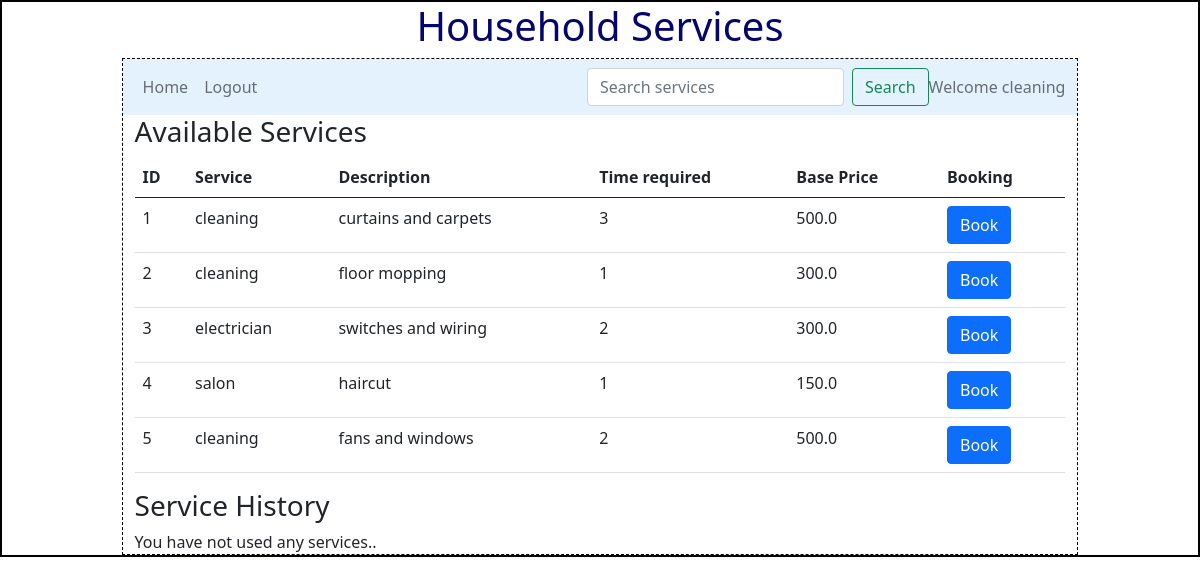
The app's page /customer/cleaning/1, older data.
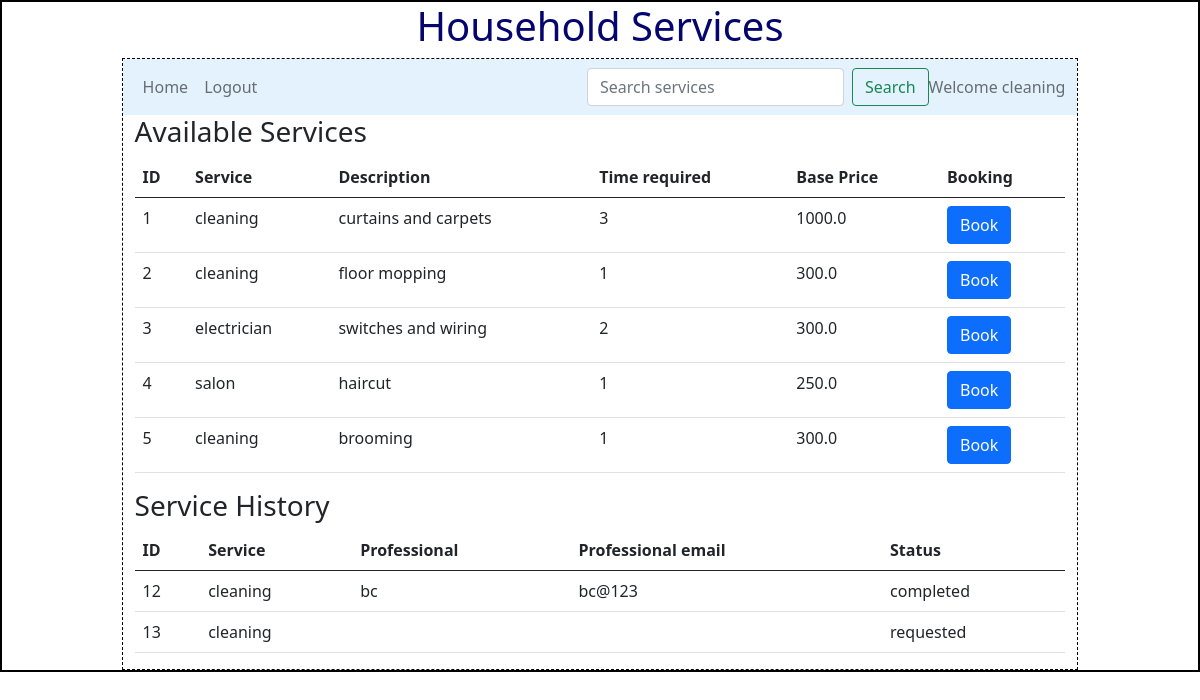
The same page, newer data.
### backend/models.py (models this page shows)
class Services(db.Model):
    __tablename__="services"
    service_id=db.Column(db.Integer,primary_key=True)
    name=db.Column(db.String,nullable=False)
    price=db.Column(db.Float,nullable=False)
    description=db.Column(db.String,unique=True,nullable=False)
    time_required=db.Column(db.Integer,nullable=False)
    service_professionals=db.relationship("Professional",cascade="all,delete",backref="services",lazy=True)
    service_service_requests=db.relationship("Service_requests",cascade="all,delete",backref="services",lazy=True)

class Service_requests(db.Model):
    __tablename__="service_requests"
    request_id=db.Column(db.Integer,primary_key=True)
    service_id=db.Column(db.Integer,db.ForeignKey("services.service_id"),nullable=False)
    customer_id=db.Column(db.Integer,db.ForeignKey("customer.customer_id"),nullable=False)
    professional_id=db.Column(db.Integer,db.ForeignKey("professional.professional_id"))
    date_requested=db.Column(db.DateTime,nullable=False)
    date_completed=db.Column(db.DateTime)
    status=db.Column(db.String,default="requested",nullable=False)
    rating=db.Column(db.Integer)
    remarks=db.Column(db.String)
    request_professional=db.relationship("Professional", backref="service_requests", lazy=True)
    request_customer=db.relationship("Customer",backref="service_requests",lazy=True)
    request_service=db.relationship("Services",backref="service_requests",lazy=True)

class Professional(db.Model):
    __tablename__="professional"
    professional_id=db.Column(db.Integer,primary_key=True)
    email=db.Column(db.String,db.ForeignKey("user.user_id"),nullable=False)
    full_name=db.Column(db.String,nullable=False)
    pin_code=db.Column(db.Integer,nullable=False)
    experience=db.Column(db.Integer,nullable=False)
    service_id=db.Column(db.Integer,db.ForeignKey("services.service_id"),nullable=False)
    count=db.Column(db.Integer,default=0,nullable=False)
    rating=db.Column(db.Integer)
    professional_requests=db.relationship("Service_requests",cascade="all,delete",backref="professional",lazy=True)
    professional_services = db.relationship("Services", backref="professional", lazy=True)

### backend/controllers.py (the view)
@app.route("/customer/<name>/<id>", methods=["GET", "POST"])
def customer_dashboard(name,id):
    services=get_services()
    customer_requests=get_customer_requests(id)
    return render_template("customer_dashboard.html",customer_requests=customer_requests,services=services,name=name,id=id)

### backend/controllers.py (called while the page is built)
def get_services():
    services=Services.query.all()
    return services

def get_customer_requests(id):
    customer_requests=Service_requests.query.filter_by(customer_id=id).all()
    return customer_requests

### templates/customer_dashboard.html
{%extends "customer_home_layout.html"%}
{%block content%}
<div class="container">
    <div><h3>Available Services</h3></div>
    {%if services%}
    <table class="table">
        <thead>
          <tr>
            <th scope="col">ID</th>
            <th scope="col">Service</th>
            <th scope="col">Description</th>
            <th scope="col">Time required</th>
            <th scope="col">Base Price</th>
            <th scope="col">Booking</th>
          </tr>
        </thead>
        <tbody>
            {%for service in services%}
          <tr>
            <td>{{service.service_id}}</td>
            <td>{{service.name}}</td>
            <td>{{service.description}}</td>
            <td>{{service.time_required}}</td>
            <td>{{service.price}}</td>
            <td><a class="btn btn-primary" href="/customer/{{name}}/{{id}}/{{service.service_id}}/book" type="button">Book</a></td>
          </tr>
          {%endfor%}
        </tbody>
      </table>
      {%else%}
      <div>No services available..</div>
      {%endif%}
  </div>
  <div class="container">
    <div><h3>Service History</h3></div>
    {%if customer_requests%}
    <table class="table">
      <thead>
        <tr>
          <th scope="col">ID</th>
          <th scope="col">Service</th>
          <th scope="col">Professional</th>
          <th scope="col">Professional email</th>
          <th scope="col">Status</th>
        </tr>
      </thead>
      <tbody>
        {%for request in customer_requests%}
        <tr>
          <td>{{request.request_id}}</td>
          <td>{{request.request_service.name}}</td>
          <td>{{request.request_professional.full_name}}</td>
          <td>{{request.request_professional.email}}</td>
          {%if request.status=="accepted"%}
          <td><a class="btn btn-primary" href="/customer/{{name}}/{{id}}/{{request.request_id}}/close" type="button">Close it?</a></td>
          {%else%}
          <td>{{request.status}}</td>
          {%endif%}
        </tr>
        {%endfor%}
      </tbody>
    </table>
    {%else%}
    <div>You have not used any services..</div>
    {%endif%}
  </div>
  {%endblock%}

### templates/customer_home_layout.html (shortened to what this page needs)
<!DOCTYPE html>
<html>
    <head>
        <link rel="stylesheet" href="/static/styles/main.css">
        <link href="https://cdn.jsdelivr.net/npm/bootstrap@5.0.2/dist/css/bootstrap.min.css" rel="stylesheet">
    </head>
    <body>
        <div class="my_container">
            <div class="center"><h1>Household Services</h1></div>
            <div class="my_panel">
                <nav class="navbar navbar-expand-lg navbar-light" style="background-color: #e3f2fd;">
                    <div class="container-fluid">
                      <div class="collapse navbar-collapse" id="navbarText">
                        <ul class="navbar-nav me-auto mb-2 mb-lg-0">
                          <li class="nav-item">
                            <a class="nav-link" href="/customer/{{name}}/{{id}}">Home</a>
                          </li>
                          <li class="nav-item">
                            <a class="nav-link" href="/login">Logout</a>
                          </li>
                        </ul>
                        <form class="d-flex" method="POST" action="/customer/{{name}}/{{id}}/search">
                          <input class="form-control me-2" type="search" placeholder="Search services" aria-label="Search" name="search_txt" id="search_txt">
                          <button class="btn btn-outline-success" type="submit">Search</button>
                        </form>
                        <span class="navbar-text">
                          <div>Welcome {{name}}</div>
                        </span>
                      </div>
                    </div>
                  </nav>
                  {%block content%}{%endblock%}
            </div>
        </div>
    </body>
</html>

### static/styles/main.css (style rules this page uses)
* { margin:0px; }
.my_container { border: 2px solid black; }
.my_panel { width: 80%; margin: auto; height: auto; border: 1px dashed black; }
.center { text-align: center; margin: auto; color: rgb(5,5,110) }

Row changes from the older to the newer data that the page shows:
changed Services "curtains and carpets": price "500.0" → "1000.0"
changed Services "salon": price "150.0" → "250.0"
changed Services id 5: description "fans and windows" → "brooming"; time_required "2" → "1"; price "500.0" → "300.0"
added Service_requests: request_id "12", request_service.name "cleaning", request_professional.full_name "bc", request_professional.email "bc@123", status "completed"
added Service_requests: request_id "13", request_service.name "cleaning", status "requested"
Text that changed along with them:
text no longer shown: "You have not used any services.."
text now shown: "ID Service Professional Professional email Status"
